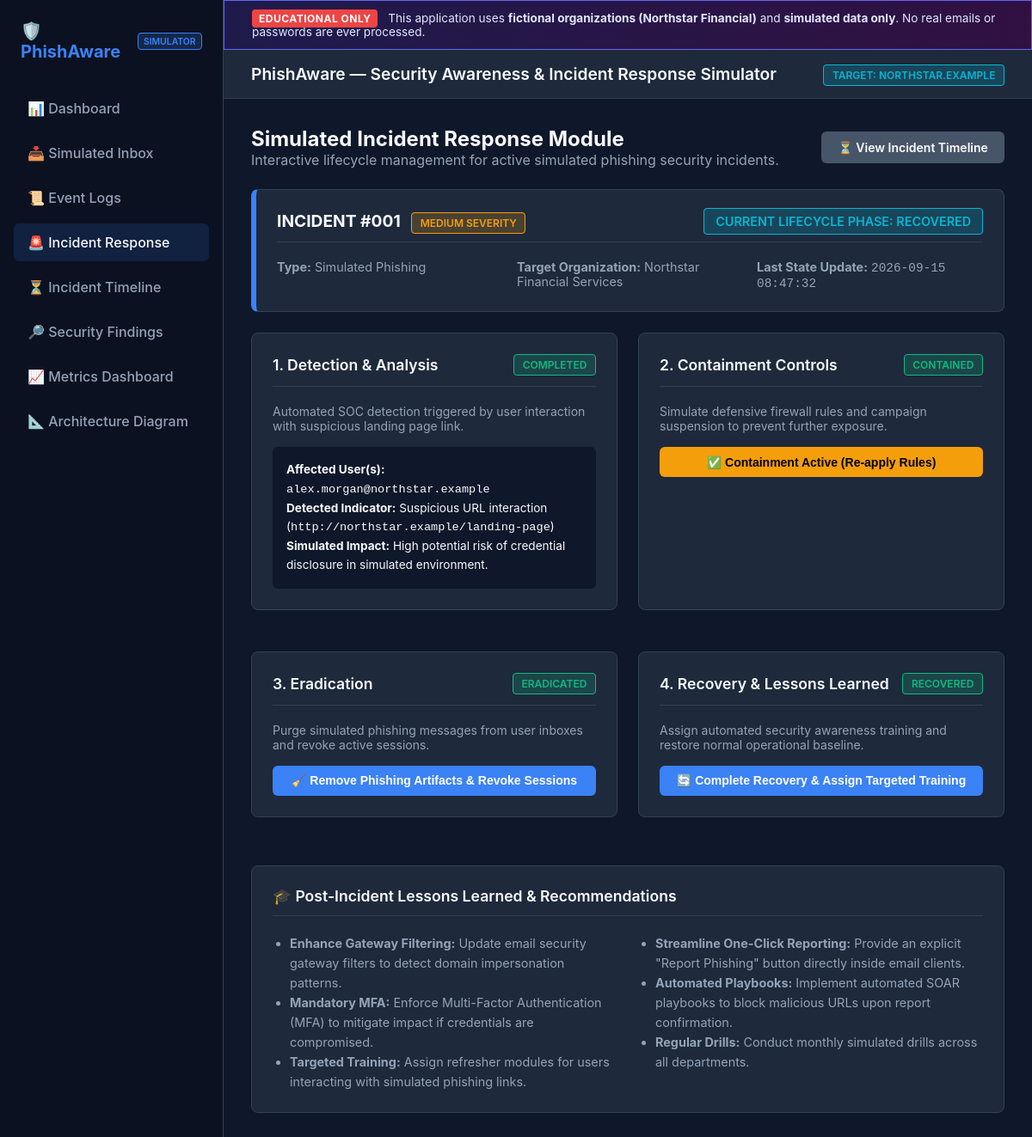
/incident-response, run on the app's committed database.
### tables this page shows
CREATE TABLE incident_state (
            id INTEGER PRIMARY KEY AUTOINCREMENT,
            incident_number TEXT NOT NULL DEFAULT 'INCIDENT #001',
            incident_type TEXT NOT NULL DEFAULT 'Simulated Phishing',
            severity TEXT NOT NULL DEFAULT 'Medium',
            status TEXT NOT NULL DEFAULT 'Detected', -- Detected, Contained, Eradicated, Recovered
            campaign_disabled INTEGER DEFAULT 0,
            url_blocked INTEGER DEFAULT 0,
            artifacts_removed INTEGER DEFAULT 0,
            users_reviewed INTEGER DEFAULT 0,
            training_assigned INTEGER DEFAULT 0,
            updated_at DATETIME DEFAULT CURRENT_TIMESTAMP
        );

### app.py (the view)
@app.route('/incident-response')
def incident_response():
    conn = database.get_db_connection()
    incident = conn.execute('SELECT * FROM incident_state ORDER BY id DESC LIMIT 1').fetchone()
    conn.close()
    return render_template('incident_response.html',
                           active_page='incident',
                           incident=incident)

### database.py (called while the page is built)
def get_db_connection():
    conn = sqlite3.connect(DB_PATH)
    conn.row_factory = sqlite3.Row
    return conn

### templates/incident_response.html (shortened to what this page needs)
{% extends 'base.html' %}
{% block content %}
<div style="margin-bottom: 1.5rem; display: flex; justify-content: space-between; align-items: center;">
    <div>
        <h2>Simulated Incident Response Module</h2>
        <p style="color: var(--text-muted);">Interactive lifecycle management for active simulated phishing security incidents.</p>
    </div>
    <div>
        <a href="{{ url_for('incident_timeline') }}" class="btn btn-secondary">⏳ View Incident Timeline</a>
    </div>
</div>
<div class="card" style="border-left: 6px solid var(--primary);">
    <div class="card-header">
        <div>
            <span style="font-size: 1.2rem; font-weight: bold; margin-right: 0.5rem;">{{ incident.incident_number }}</span>
            <span class="badge badge-warning">{{ incident.severity }} SEVERITY</span>
        </div>
        <div>
            <span class="badge badge-info" style="font-size: 0.9rem; padding: 0.4rem 0.8rem;">
                Current Lifecycle Phase: {{ incident.status }}
            </span>
        </div>
    </div>
    <div style="display: grid; grid-template-columns: repeat(auto-fit, minmax(200px, 1fr)); gap: 1rem; color: var(--text-muted); font-size: 0.9rem;">
        <div><strong>Type:</strong> {{ incident.incident_type }}</div>
        <div><strong>Target Organization:</strong> Northstar Financial Services</div>
        <div><strong>Last State Update:</strong> <code>{{ incident.updated_at }}</code></div>
    </div>
</div>
<div class="grid-2">
    <div class="card">
        <div class="card-header">
            <h3 class="card-title">1. Detection & Analysis</h3>
            <span class="badge badge-success">COMPLETED</span>
        </div>
        <p style="color: var(--text-muted); font-size: 0.875rem; margin-bottom: 1rem;">
            Automated SOC detection triggered by user interaction with suspicious landing page link.
        </p>
        <div style="background: var(--bg-dark); padding: 1rem; border-radius: 6px; font-size: 0.85rem; line-height: 1.6;">
            <div><strong>Affected User(s):</strong> <code>alex.morgan@northstar.example</code></div>
            <div><strong>Detected Indicator:</strong> Suspicious URL interaction (<code>http://northstar.example/landing-page</code>)</div>
            <div><strong>Simulated Impact:</strong> High potential risk of credential disclosure in simulated environment.</div>
        </div>
    </div>
    <div class="card">
        <div class="card-header">
            <h3 class="card-title">2. Containment Controls</h3>
            {% if incident.campaign_disabled and incident.url_blocked %}
                <span class="badge badge-success">CONTAINED</span>
            {% else %}
                <span class="badge badge-warning">ACTION REQUIRED</span>
            {% endif %}
        </div>
        <p style="color: var(--text-muted); font-size: 0.875rem; margin-bottom: 1rem;">
            Simulate defensive firewall rules and campaign suspension to prevent further exposure.
        </p>
        <div style="display: flex; flex-direction: column; gap: 0.75rem;">
            <form method="POST" action="{{ url_for('update_incident') }}">
                <button type="submit" class="btn btn-warning" style="width: 100%;">
                    {% if incident.campaign_disabled and incident.url_blocked %}
                        ✅ Containment Active (Re-apply Rules)
                    {% else %}
                        🛡️ Execute Containment (Disable Campaign & Block URL)
                    {% endif %}
                </button>
            </form>
        </div>
    </div>
    <div class="card">
        <div class="card-header">
            <h3 class="card-title">3. Eradication</h3>
            {% if incident.artifacts_removed %}
                <span class="badge badge-success">ERADICATED</span>
            {% else %}
                <span class="badge badge-secondary">PENDING</span>
            {% endif %}
        </div>
        <p style="color: var(--text-muted); font-size: 0.875rem; margin-bottom: 1rem;">
            Purge simulated phishing messages from user inboxes and revoke active sessions.
        </p>
        <form method="POST" action="{{ url_for('update_incident') }}">
            <button type="submit" class="btn btn-primary" style="width: 100%;" {% if not incident.campaign_disabled %}{% endif %}>
                🧹 Remove Phishing Artifacts & Revoke Sessions
            </button>
        </form>
    </div>
    <div class="card">
        <div class="card-header">
            <h3 class="card-title">4. Recovery & Lessons Learned</h3>
            {% if incident.status == 'Recovered' or incident.status == 'RECOVERED' %}
                <span class="badge badge-success">RECOVERED</span>
            {% else %}
                <span class="badge badge-secondary">PENDING</span>
            {% endif %}
        </div>
        <p style="color: var(--text-muted); font-size: 0.875rem; margin-bottom: 1rem;">
            Assign automated security awareness training and restore normal operational baseline.
        </p>
        <form method="POST" action="{{ url_for('update_incident') }}">
            <button type="submit" class="btn btn-primary" style="width: 100%;">
                🔄 Complete Recovery & Assign Targeted Training
            </button>
        </form>
    </div>
</div>
<div class="card">
    <div class="card-header">
        <h3 class="card-title">🎓 Post-Incident Lessons Learned & Recommendations</h3>
    </div>
    <div class="grid-2" style="margin-bottom: 0;">
        <ul style="color: var(--text-muted); font-size: 0.9rem; line-height: 1.6; padding-left: 1.25rem;">
            <li><strong>Enhance Gateway Filtering:</strong> Update email security gateway filters to detect domain impersonation patterns.</li>
            <li><strong>Mandatory MFA:</strong> Enforce Multi-Factor Authentication (MFA) to mitigate impact if credentials are compromised.</li>
            <li><strong>Targeted Training:</strong> Assign refresher modules for users interacting with simulated phishing links.</li>
        </ul>
        <ul style="color: var(--text-muted); font-size: 0.9rem; line-height: 1.6; padding-left: 1.25rem;">
            <li><strong>Streamline One-Click Reporting:</strong> Provide an explicit "Report Phishing" button directly inside email clients.</li>
            <li><strong>Automated Playbooks:</strong> Implement automated SOAR playbooks to block malicious URLs upon report confirmation.</li>
            <li><strong>Regular Drills:</strong> Conduct monthly simulated drills across all departments.</li>
        </ul>
    </div>
</div>
{% endblock %}

### static/css/style.css (style rules this page uses)
:root { --bg-dark: #0f172a; --card-bg: #1e293b; --border-color: #334155; --text-main: #f8fafc; --text-muted: #94a3b8; --primary: #3b82f6; --primary-hover: #2563eb; --success: #10b981; --warning: #f59e0b; --danger: #ef4444; --info: #06b6d4; --sidebar-bg: #0b1120; }
* { box-sizing: border-box; margin: 0; padding: 0; }
body { font-family: -apple-system, BlinkMacSystemFont, "Segoe UI", Roboto, Helvetica, Arial, sans-serif; background-color: var(--bg-dark); color: var(--text-main); display: flex; min-height: 100vh; }
.grid-2 { display: grid; grid-template-columns: repeat(auto-fit, minmax(400px, 1fr)); gap: 1.5rem; margin-bottom: 2rem; }
.card { background-color: var(--card-bg); border: 1px solid var(--border-color); border-radius: 8px; padding: 1.5rem; margin-bottom: 1.5rem; }
.card-header { display: flex; justify-content: space-between; align-items: center; margin-bottom: 1.25rem; border-bottom: 1px solid var(--border-color); padding-bottom: 0.75rem; }
.card-title { font-size: 1.1rem; font-weight: 600; }
.badge { padding: 0.25rem 0.6rem; border-radius: 4px; font-size: 0.75rem; font-weight: 600; text-transform: uppercase; }
.badge-info { background-color: rgba(6, 182, 212, 0.2); color: var(--info); border: 1px solid var(--info); }
.badge-success { background-color: rgba(16, 185, 129, 0.2); color: var(--success); border: 1px solid var(--success); }
.badge-warning { background-color: rgba(245, 158, 11, 0.2); color: var(--warning); border: 1px solid var(--warning); }
.btn { display: inline-block; padding: 0.6rem 1.2rem; border-radius: 6px; font-weight: 600; font-size: 0.875rem; cursor: pointer; text-decoration: none; border: none; transition: background-color 0.2s; }
.btn-primary { background-color: var(--primary); color: #fff; }
.btn-warning { background-color: var(--warning); color: #000; }
.btn-secondary { background-color: #475569; color: #fff; }

### data on the page
incident_state: incident_number "INCIDENT #001", severity "MEDIUM", status "RECOVERED", incident_type "Simulated Phishing", updated_at "2026-09-15 08:47:32"
